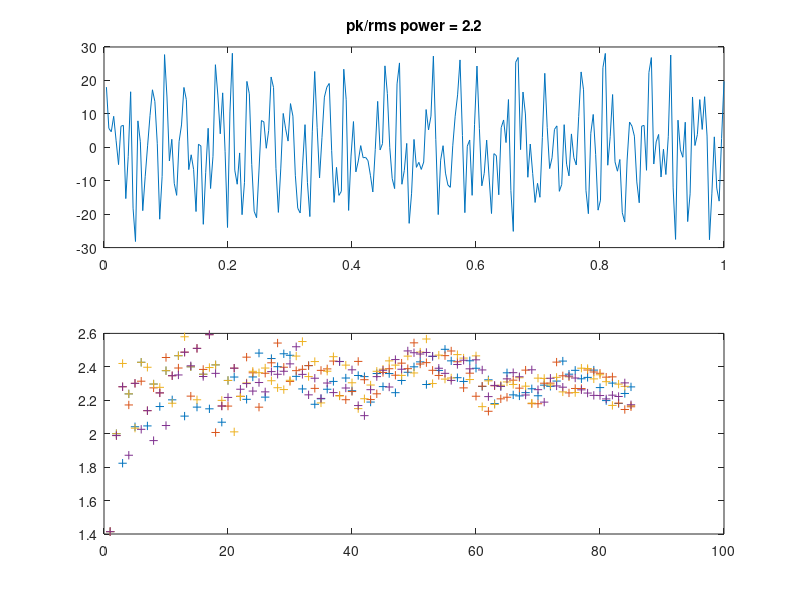

This chart was generated by the following MATLAB code:
function preamble = ofdmpreamble;
%  find a good preamble sequence for a powerline modem
%
%
diagPlot = 1;

Fs = 256;		%kHz
FFTlen = 256;
carrierBand = [10 : 94];
carrierLen = 85;
QAM = [1+0j  0+1j  -1+0j  0-1j];
%ph = [0:31]/32*2*pi;
%QAM = cos(ph)+j*sin(ph);

carriers = zeros(FFTlen,1);
numPhase = length(QAM);
wavepwr = zeros(carrierLen,numPhase);

for k = 1 : carrierLen,
%for k = carrierLen : -1 : 1,
    for ph = 1:numPhase
        carriers(carrierBand(k)) = QAM(ph);
        carriers(end+2-carrierBand(k)) = conj(QAM(ph));
        tx = real(ifft(carriers)) * FFTlen;            % modulate the signal 
        rms = sqrt(sum( tx.^2 )./ FFTlen); 
        peak = max(abs(tx));
        wavepwr(k,ph) = peak ./ rms;
    end;
    [mm,ph] = min( wavepwr(k,:) );

    carriers(carrierBand(k)) = QAM(ph);
    carriers(end+2-carrierBand(k)) = conj(QAM(ph));
end;

preamble = carriers(carrierBand);

disp('const iCplx PreambleArray[CARRIER_LEN] =')
disp(sprintf('\t{\t%4.0f,%4.0f,\t\t//%3.0f', real(preamble(1)), imag(preamble(1)), 0 ))
for( n = 2 : length(preamble) )
	disp(sprintf('\t\t%4.0f,%4.0f,\t\t//%3.0f', real(preamble(n)), imag(preamble(n)), n-1 ))
end
disp(sprintf('\t};'))

if diagPlot == 1
    tx = real(ifft(carriers))*FFTlen;       % modulate the signal 
    t = [1 : length(tx)]/Fs;				% msec
    rms = sqrt(sum( tx.^2 )./ FFTlen); 
    peak = max(abs(tx));
    
    figure(1);
    subplot(2,1,1);
    plot( t, tx );  
    handt2 = title(sprintf('pk/rms power = %.1f', peak ./ rms ));
    %set(handt2, 'units', 'normalized', 'position', [ .5  .8  0])
    
    subplot(2,1,2);
    plot(wavepwr,'+')
    
end

